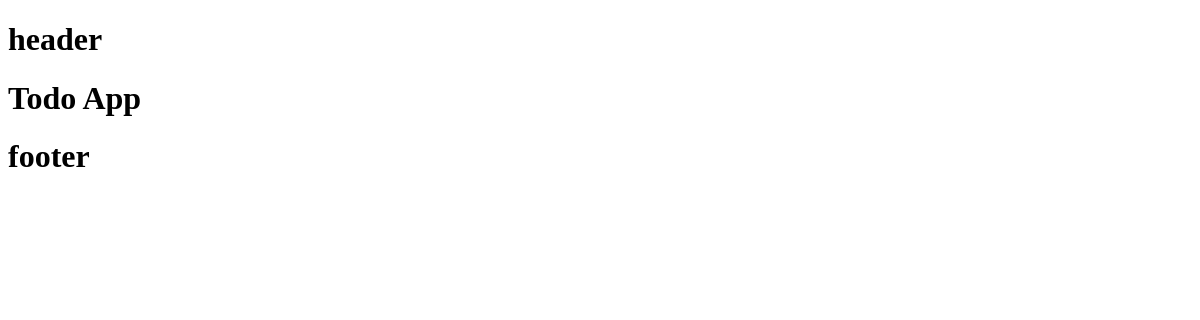
Page /myapp/home/ on the earlier database version.
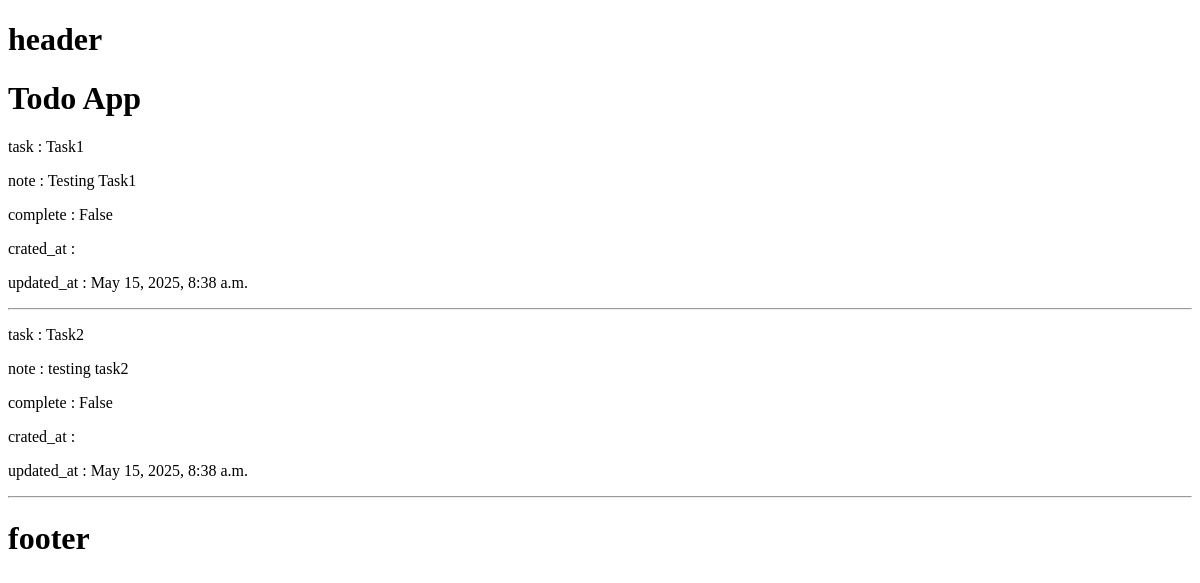
Same page on the later database version.
### myapp/models.py (models this page shows)
class TodoappModel(models.Model):
    task = models.CharField(max_length=200)
    note = models.TextField()
    complete = models.BooleanField(default=False)
    created_at = models.DateTimeField(auto_now_add=True)
    updated_at = models.DateTimeField(auto_now_add=True)

### myapp/views.py (the view)
# urls.py: path('home/', views.indexview, name='home'),
def indexview(request):
    task = TodoappModel.objects.all()
    contex = {
        'task':task
    }
    return render(request, 'index.html',contex)

### myapp/templates/index.html
 {% extends 'base.html' %}
 {% block body_block %}
 <h1>Todo App</h1>
 {% for i in task %}
 <p>task : {{ i.task}}</p>
 <p>note : {{ i.note}}</p>
 <p>complete : {{ i.complete}}</p>
 <p>crated_at : {{ i.crated_at}}</p>
 <p>updated_at : {{ i.updated_at}}</p>
 <hr>
 {% endfor %}
  {% endblock %}

### templates/base.html (shortened to what this page needs)
<!DOCTYPE html>
<html lang="en">
<head>
</head>
    <body>
        {% include 'header.html' %}
        {% block body_block %} {% endblock %}
        {% include 'footer.html' %}
    </body>
</html>

### templates/header.html
<h1>header</h1>

### templates/footer.html
<h1>footer</h1>

Differences in the rows shown:
added TodoappModel: task "Task1", note "Testing Task1", complete "False", updated_at "May 15, 2025, 8:38 a.m."
added TodoappModel: task "Task2", note "testing task2", complete "False", updated_at "May 15, 2025, 8:38 a.m."
